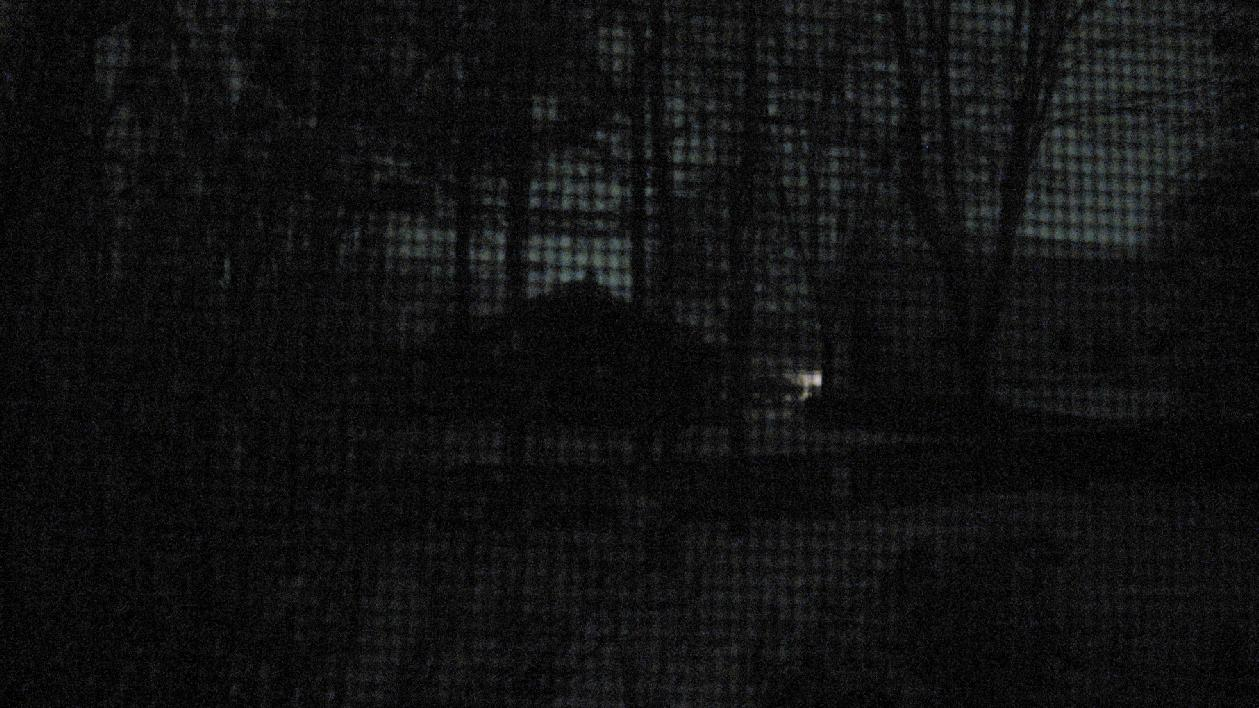
//> input picture noisy_backyard.jpg, 1259 x 708 px
$ ./program1 noisy_backyard.jpg   (built with g++ and OpenCV 4)
//> lines starting //> are read from the running program, lines starting //| are printed output that depends on the picture

/***************************************
* Program 1 for 4420 Assignment 5      *
* Author: Allie Robbins                *
* Language: C++ with OpenCV libraries  *
* IDE: Visual Studio 2017              *
***************************************/

#include <opencv2/core/core.hpp>
#include <opencv2/highgui/highgui.hpp>
#include <opencv2/imgproc/imgproc.hpp>
#include <opencv2/opencv.hpp>

#include <cstdio>
#include <cstdlib>
#include <iostream>
#include <string>

using namespace cv;
using namespace std;

/* Function Prototypes */
void CallBackFunc(int, int, int, int, void*);

/* Global Variable Declarations */
Point start, stop;

int main(int argc, char *argv[]) {

  /* Variable declarations */
  int x1 = 0, x2 = 0;
  int y1 = 0, y2 = 0;
  /* int numOfRoi = 0; */

  /* Check to make sure an image was given */
   if (argc == 1) {
     printf("You did not provide an image. Ending program 1.\n");
     exit(EXIT_FAILURE);
   }

   /* Assign the input image from command line args */
   Mat image = imread(argv[1], CV_LOAD_IMAGE_GRAYSCALE);
//> image: 708 rows x 1259 cols, CV_8UC1; min 0, max 196, mean 17.4

   /* Make sure the images can be found/opened */
   if (image.empty()) {
     printf("There was an error opening the image. Ending program1.\n");
     exit(EXIT_FAILURE);
   }

   /* Image declarations */
   Mat padded;
   Mat complexI;
   Mat magI;

   /* Expand the input image to the optimal size */
   int m = getOptimalDFTSize(image.rows);
//> m = 720
   int n = getOptimalDFTSize(image.cols);
//> n = 1280

   /* Add zero values to the border */
   copyMakeBorder(image, padded, 0, m - image.rows, 0, n - image.cols, BORDER_CONSTANT, Scalar::all(0));
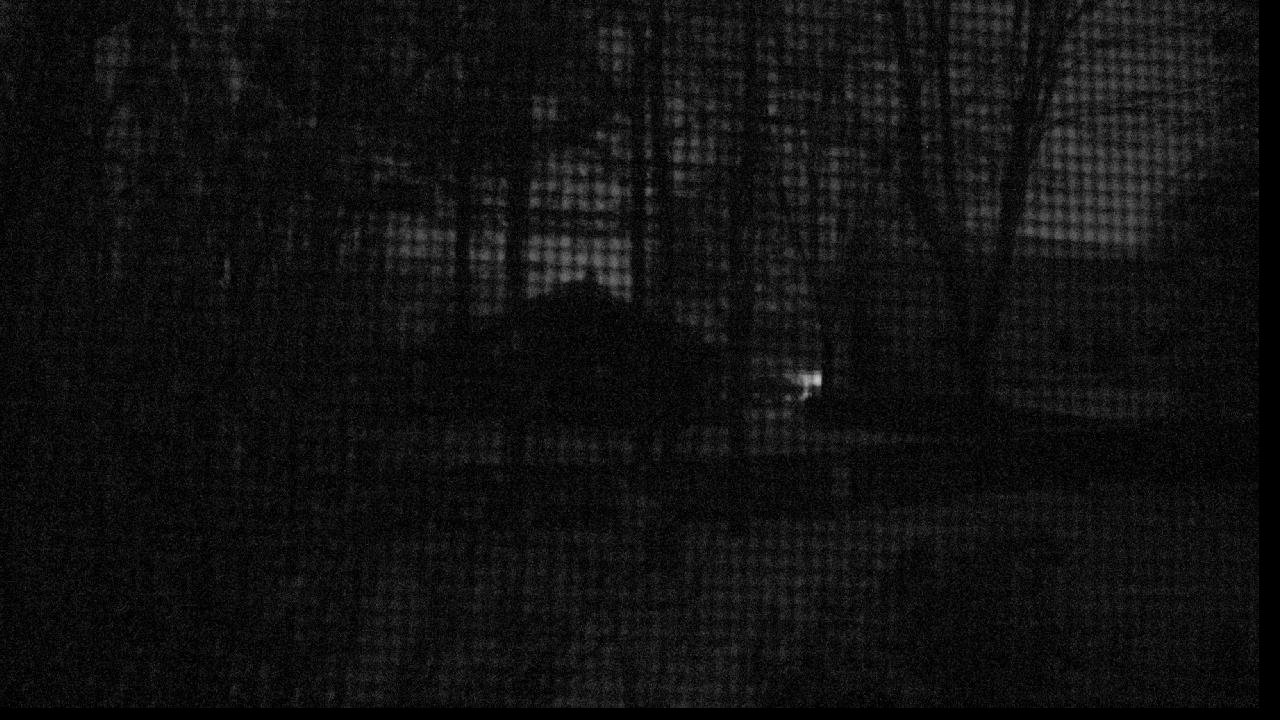
//> padded: 720 rows x 1280 cols, CV_8UC1; min 0, max 196, mean 16.8

   /* Add to the expanded image another plane w/ zeros */
   Mat planes[] = {Mat_<float>(padded), Mat::zeros(padded.size(), CV_32F)};
//> planes[1]: 720 rows x 1280 cols, CV_32FC1; every value is 0
   merge(planes, 2, complexI);

   /* Make the result fit in the source matrix */
   dft(complexI, complexI);

   /* Split the fourier image into */
   split(complexI, planes);

   /* Calculate the magnitude of the image */
   magnitude(planes[0], planes[1], planes[0]);

   /* Set the magnitude image to the value of the magnitude */
   magI = planes[0];

   /* Switch to logarithmic scale => log(1 + sqrt(Re(DFT(I))^2 + Im(DFT(I))^2)) */
   magI += Scalar::all(1);
   log(magI, magI);

   /* Crop the spectrum, if it has an odd # of rows or columns */
   magI = magI(Rect(0, 0, magI.cols & -2, magI.rows & -2));

   /* Rearrange the quadrants of Fourier image so that the origin is @ the center */
   int cx = magI.cols / 2;
//> cx = 640
   int cy = magI.rows / 2;
//> cy = 360

   Mat q0(magI, Rect(0, 0, cx, cy));    /* Top-Left */
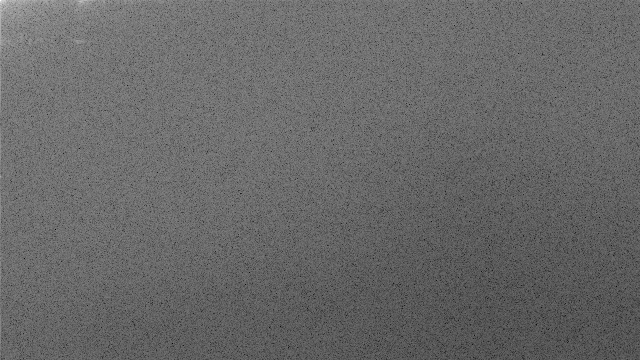
//> q0: 360 rows x 640 cols, CV_32FC1; min 2.8, max 16.56, mean 8.43; drawn with min black and max white
   Mat q1(magI, Rect(cx, 0, cx, cy));   /* Top-Right */
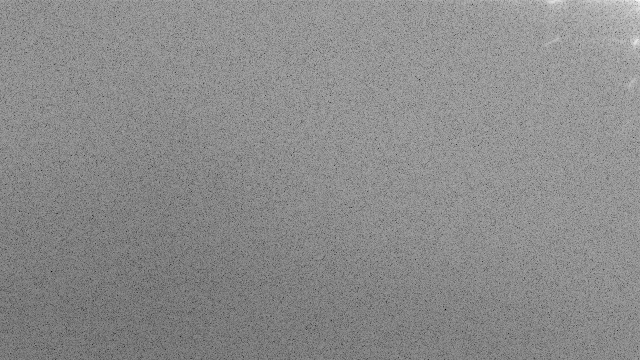
//> q1: 360 rows x 640 cols, CV_32FC1; min 1.18, max 14.42, mean 8.43; drawn with min black and max white
   Mat q2(magI, Rect(0, cy, cx, cy));   /* Bottom-Left */
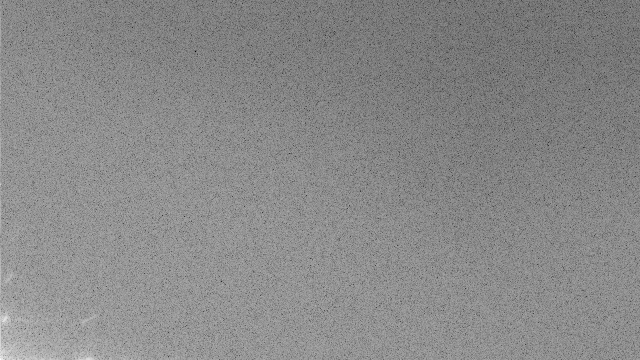
//> q2: 360 rows x 640 cols, CV_32FC1; min 1.19, max 14.61, mean 8.42; drawn with min black and max white
   Mat q3(magI, Rect(cx, cy, cx, cy));  /* Bottom-Right */
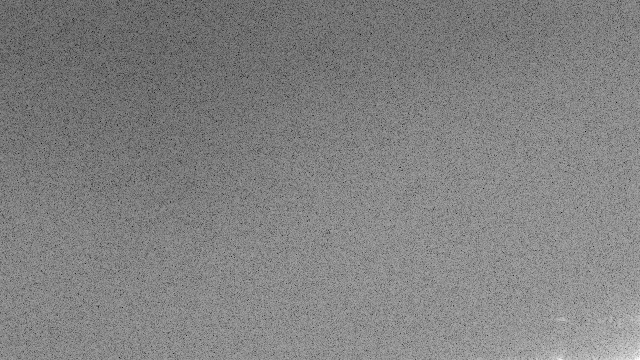
//> q3: 360 rows x 640 cols, CV_32FC1; min 2.8, max 13.83, mean 8.42; drawn with min black and max white

   /* Swap the Top-Left quadrant with the Bottom-Right quadrant */
   Mat tmp;
   q0.copyTo(tmp);
   q3.copyTo(q0);
   tmp.copyTo(q3);

   /* Swap the Top-Right quadrant with the Bottom-Left quadrant */
   q1.copyTo(tmp);
   q2.copyTo(q1);
   tmp.copyTo(q2);

   /* Normalize the magnitude image into viewable image form */
   normalize(magI, magI, 0, 1, CV_MINMAX);

   /* Display the image */
   namedWindow("Magnitude Image");
   imshow("Magnitude Image", magI);


   // [51 lines of commented-out code are left out]
   Rect roi1 = Rect(Point(720, 310), Point(740, 330)); Rect roi2 = Rect(Point(715, 360), Point(745, 360));
   Rect roi3 = Rect(Point(710, 400), Point(730, 405)); Rect roi4 = Rect(Point(640, 310), Point(650, 330));
   Rect roi5 = Rect(Point(630, 400), Point(650, 410)); Rect roi6 = Rect(Point(555, 320), Point(570, 325));
   Rect roi7 = Rect(Point(540, 360), Point(570, 360)); Rect roi8 = Rect(Point(540, 400), Point(570, 410));

   /* Remove the ROI noises from the images */
   x1 = roi1.x; x2 = roi1.x + roi1.width;
   y1 = roi1.y; y2 = roi1.y + roi1.height;
   for (int i = y1; i < y2; i++) {
     for (int j = x1; j < x2; j++) {
       planes[0].at<float>(i, j) = 0;
       planes[1].at<float>(i, j) = 0;
     }
   }
//> planes[1]: 720 rows x 1280 cols, CV_32FC1; min -2153226.8, max 2153226.8, mean 0

   x1 = roi2.x; x2 = roi2.x + roi2.width;
   y1 = roi2.y; y2 = roi2.y + roi2.height;
   for (int i = y1; i < y2; i++) {
     for (int j = x1; j < x2; j++) {
       planes[0].at<float>(i, j) = 0;
       planes[1].at<float>(i, j) = 0;
     }
   }

   x1 = roi3.x; x2 = roi3.x + roi3.width;
   y1 = roi3.y; y2 = roi3.y + roi3.height;
   for (int i = y1; i < y2; i++) {
     for (int j = x1; j < x2; j++) {
       planes[0].at<float>(i, j) = 0;
       planes[1].at<float>(i, j) = 0;
     }
   }
//> planes[0]: 720 rows x 1280 cols, CV_32FC1; min 0, max 1, mean 0.471
//> planes[1]: 720 rows x 1280 cols, CV_32FC1; min -2153226.8, max 2153226.8, mean 0

   x1 = roi4.x; x2 = roi4.x + roi4.width;
   y1 = roi4.y; y2 = roi4.y + roi4.height;
   for (int i = y1; i < y2; i++) {
     for (int j = x1; j < x2; j++) {
       planes[0].at<float>(i, j) = 0;
       planes[1].at<float>(i, j) = 0;
     }
   }
//> planes[0]: 720 rows x 1280 cols, CV_32FC1; min 0, max 1, mean 0.471
//> planes[1]: 720 rows x 1280 cols, CV_32FC1; min -2153226.8, max 2153226.8, mean 0

   x1 = roi5.x; x2 = roi5.x + roi5.width;
   y1 = roi5.y; y2 = roi5.y + roi5.height;
   for (int i = y1; i < y2; i++) {
     for (int j = x1; j < x2; j++) {
       planes[0].at<float>(i, j) = 0;
       planes[1].at<float>(i, j) = 0;
     }
   }
//> planes[0]: 720 rows x 1280 cols, CV_32FC1; min 0, max 1, mean 0.47
//> planes[1]: 720 rows x 1280 cols, CV_32FC1; min -2153226.8, max 2153226.8, mean 0

   x1 = roi6.x; x2 = roi6.x + roi6.width;
   y1 = roi6.y; y2 = roi6.y + roi6.height;
   for (int i = y1; i < y2; i++) {
     for (int j = x1; j < x2; j++) {
       planes[0].at<float>(i, j) = 0;
       planes[1].at<float>(i, j) = 0;
     }
   }
//> planes[0]: 720 rows x 1280 cols, CV_32FC1; min 0, max 1, mean 0.47
//> planes[1]: 720 rows x 1280 cols, CV_32FC1; min -2153226.8, max 2153226.8, mean 0

   x1 = roi7.x; x2 = roi7.x + roi7.width;
   y1 = roi7.y; y2 = roi7.y + roi7.height;
   for (int i = y1; i < y2; i++) {
     for (int j = x1; j < x2; j++) {
       planes[0].at<float>(i, j) = 0;
       planes[1].at<float>(i, j) = 0;
     }
   }

   x1 = roi8.x; x2 = roi8.x + roi8.width;
   y1 = roi8.y; y2 = roi8.y + roi8.height;
   for (int i = y1; i < y2; i++) {
     for (int j = x1; j < x2; j++) {
       planes[0].at<float>(i, j) = 0;
       planes[1].at<float>(i, j) = 0;
     }
   }
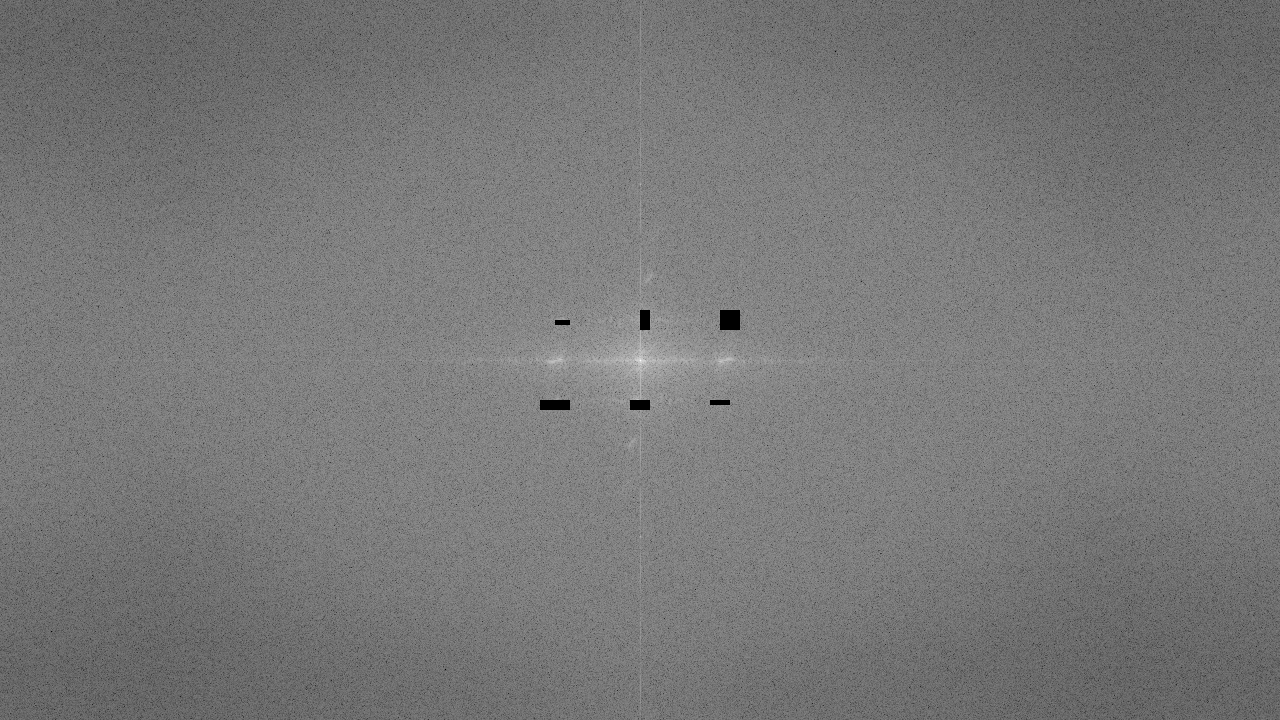
//> planes[0]: 720 rows x 1280 cols, CV_32FC1; min 0, max 1, mean 0.47
//> planes[1]: 720 rows x 1280 cols, CV_32FC1; min -2153226.8, max 2153226.8, mean 0

   /* Merge the planes into the complex image*/
   merge(planes, 2, complexI);

   /* Find the inverse DFT to get the real image */
   idft(complexI, complexI, DFT_REAL_OUTPUT);
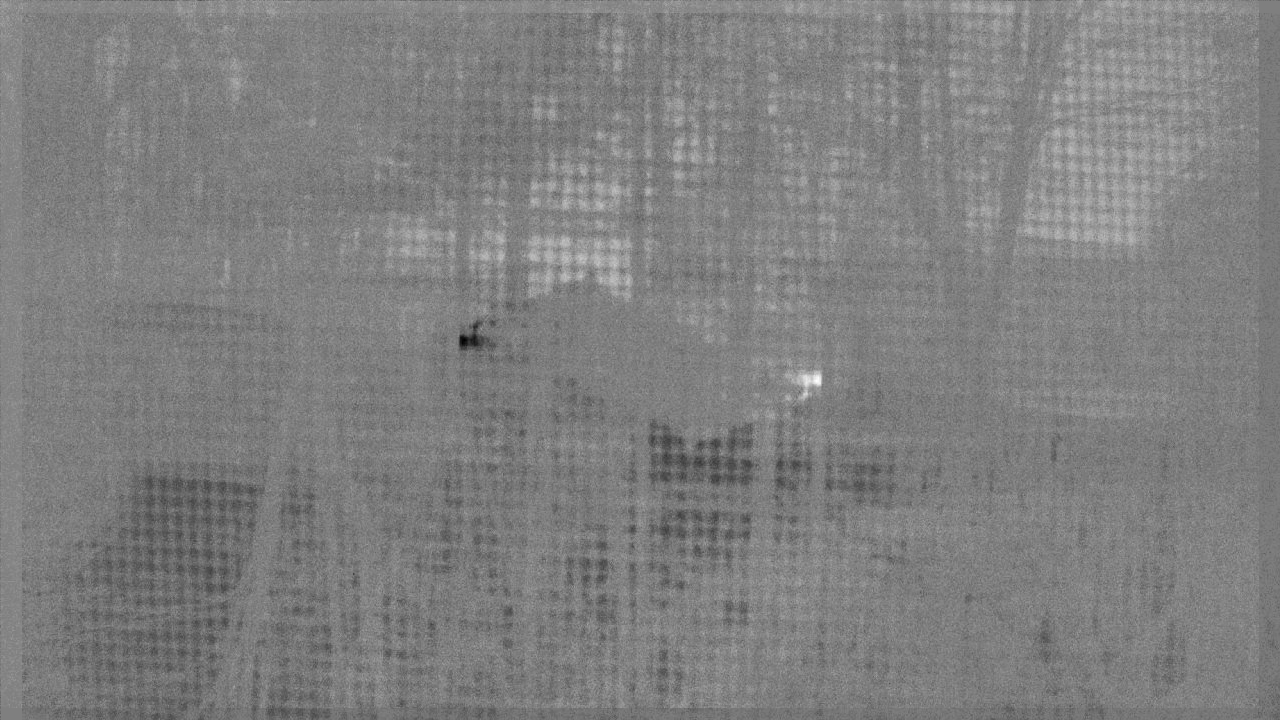
//> complexI: 720 rows x 1280 cols, CV_32FC1; min -88018768, max 88018848, mean 0.7; drawn with min black and max white

   /* Normalize the complex image into viewable image form */
   normalize(complexI, complexI, 0, 1, CV_MINMAX);

   /* Display the final image(s) to the screen */
   namedWindow("Magnitude Image");
   imshow("Magnitude Image", magI);
   namedWindow("Complex Image");
   imshow("Complex Image", complexI);

   /* Pause to admire image(s) */
   waitKey(0);

   /* End of program 1 */
   return 0;
}


/* CallBackFunc used to gather the ROI */
void CallBackFunc(int event, int x, int y, int flags, void *image) {

  if (event == EVENT_LBUTTONDOWN) {
    start.x = x;
    start.y = y;
    printf("%d - %d\n", x, y );
  } else if (event == EVENT_LBUTTONUP) {
    stop.x = x;
    stop.y = y;
    printf("%d - %d\n", x, y );
  }
}


/************** Sources ***************
* https://docs.opencv.org/2.4/doc/tutorials/core/discrete_fourier_transform/discrete_fourier_transform.html
* https://dsp.stackexchange.com/questions/20061/removing-periodic-noise-from-image-using-fourier-transform
* https://stackoverflow.com/questions/34027840/removing-periodic-noise-from-an-image-using-the-fourier-transform
**************************************/
